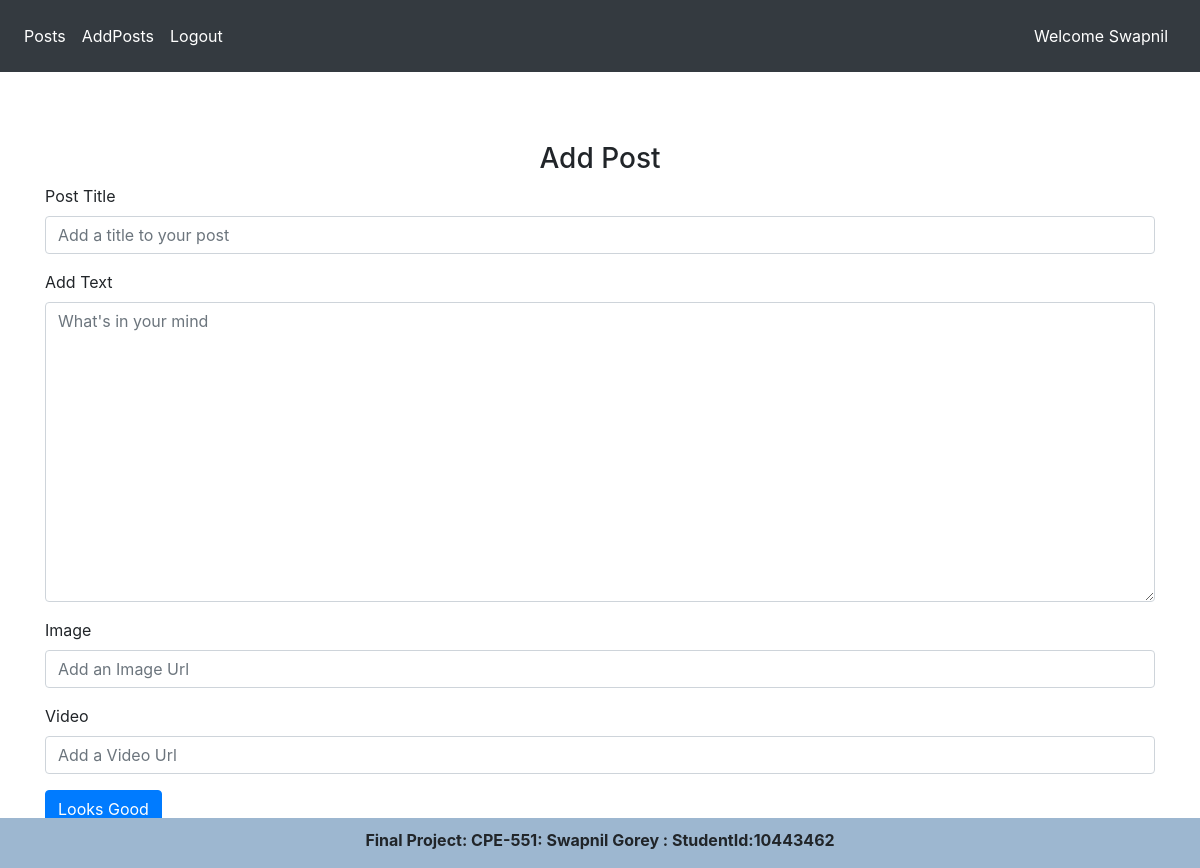
Page /editPost/1 (signed in) on the earlier database version.
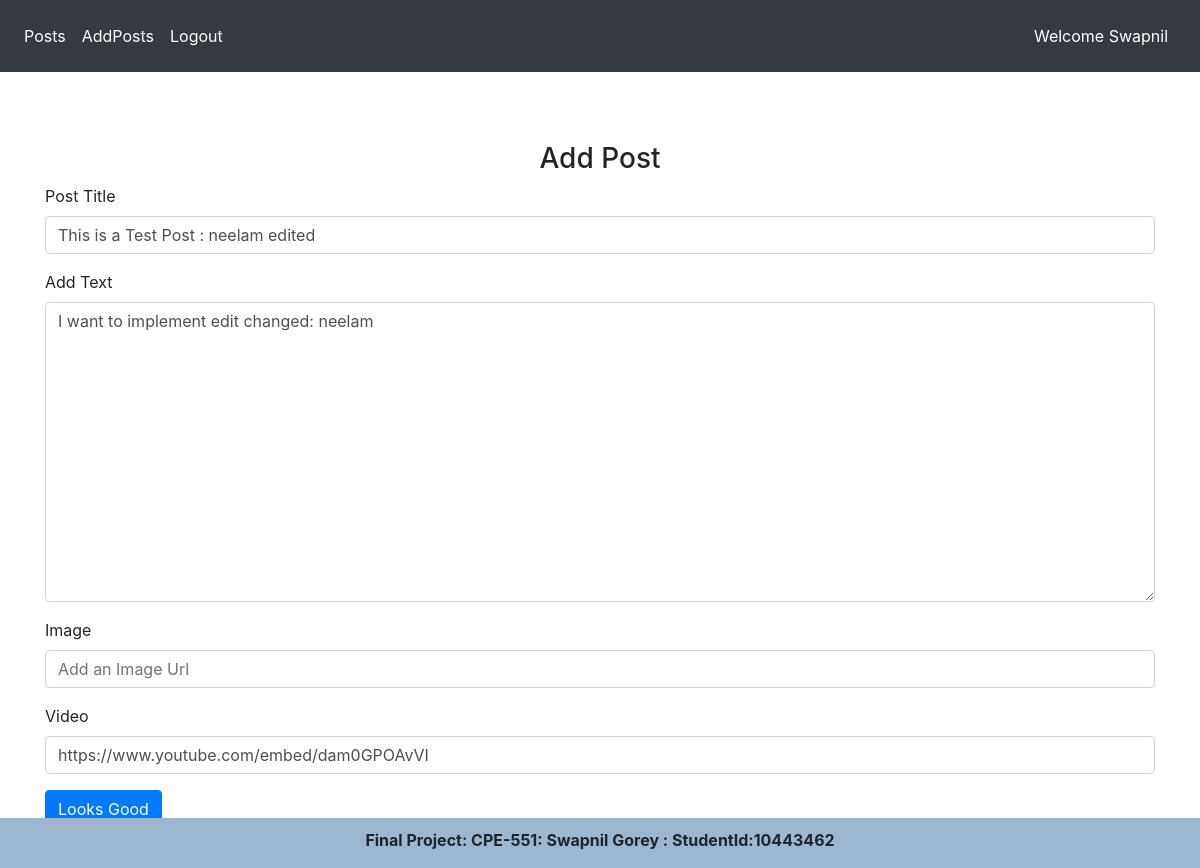
Same page on the later database version.
### public/models.py (models this page shows)
class User(db.Model,UserMixin):
    id=db.Column(db.Integer,primary_key=True)
    email=db.Column(db.String(200),unique=True)
    username = db.Column(db.String(200), unique=True)
    firstName=db.Column(db.String(200))
    lastName=db.Column(db.String(200))
    password=db.Column(db.String(200))
    posts=db.relationship('Post')

class Post(db.Model,UserMixin):
    id = db.Column(db.Integer, primary_key=True)
    postTitle = db.Column(db.String(1000))
    postData = db.Column(db.String(100000))
    date=db.Column(db.DateTime(timezone=True),default=func.now())
    imgurl=db.Column(db.String(200))
    videourl = db.Column(db.String(200))
    user_id=db.Column(db.Integer,db.ForeignKey('user.id'))

### public/view.py (the view, shortened to what this page needs)
@pages.route('/editPost/<int:post_id>',methods=['GET','POST'])
@login_required
def editPost(post_id):
    post = Post.query.filter_by(id=post_id).first()
    if request.method=='GET':
        print (post_id)
        return render_template("editPost.html", user=current_user, post=post)

### public/__init__.py (called while the page is built)
def createApp():
    app = Flask(__name__)
    app.secret_key="asdfgh"
    app.config['SECRET KEY'] = "MyFinalProject"
    app.config['SQLALCHEMY_DATABASE_URI']=f'sqlite:///{databaseName}'
    db.init_app(app)
    from .view import pages
    from .auth import auth
    app.register_blueprint(pages,url_prefix='/')
    app.register_blueprint(auth, url_prefix='/')
    from . models import User
    createDB(app)
    login_manager = LoginManager()
    login_manager.login_view = 'auth.login'
    login_manager.init_app(app)
    @login_manager.user_loader
    def load_user(id):
        return User.query.get(id)
    return app

### public/templates/editPost.html (shortened to what this page needs)
{% extends "main.html"%}
{% block pageContent %}
<form method="POST">
    <h3 align="center" style="margin-top: 70px">Add Post</h3>
    <div class="form-group">
        <label for="title">Post Title</label>
        <input type="text" id="title" class="form-control" name="title" placeholder="Add a title to your post" value="{{post.postTitle}}">
    </div>
    <div class="form-group">
        <label for="postText">Add Text</label>
        <textarea name="postText" id="postText" class="form-control" placeholder="What's in your mind" style="height:300px !important">{{post.postData}}</textarea>
    </div>
    <div class="form-group">
        <label for="img">Image</label>
        <input type="text" id="img" class="form-control" name="img" placeholder="Add an Image Url" value="{{post.imgurl}}" >
    </div>
    <div class="form-group">
        <label for="video">Video</label>
        <input type="text" id="video" class="form-control" name="video" placeholder="Add a Video Url" value="{{post.videourl}}">
    </div>
    <div>
      <button type="submit" class="btn btn-primary">Looks Good</button>
    </div>
</form>
{% endblock %}

### public/templates/main.html (shortened to what this page needs)
<!DOCTYPE html>
<html lang="en">
<head>
    <link rel="stylesheet" href="https://cdn.jsdelivr.net/npm/bootstrap@4.6.0/dist/css/bootstrap.min.css">
    <link rel="stylesheet" href="https://cdn.jsdelivr.net/npm/@fortawesome/fontawesome-free@5.15.3/css/fontawesome.min.css">
</head>
<body>
<nav class="navbar navbar-expand-lg navbar-dark bg-dark">
    <div class="collapse navbar-collapse" id="navbar">
        <ul class="navbar-nav mr-auto ">
            {% if user.is_authenticated %}
            <li class="nav-item active">
                <a class="nav-link" href="/">Posts</a>
            </li>
            <li class="nav-item active">
                <a class=" nav-link" href="/addPost">AddPosts</a>
            </li>
            <li class="nav-item active">
                <a class="nav-item nav-link" href="/logout">Logout</a>
            </li>
        </ul>
            <span class="navbar-text">
                <a class="nav-link"  href="#">Welcome {{user.firstName}}</a>
            </span>
            {% endif %}
    </div>
</nav>
<div class="container" style="position:relative; margin-bottom:2.5rem">
   {% block pageContent %}{% endblock %}
</div>
</body>
<footer style="background:#9db7d0; font-weight:bold; position:fixed; bottom:0px; width: 100%;  text-align: center;padding-top: 10px">
    <p>Final Project: CPE-551: Swapnil Gorey : StudentId:10443462</p>
</footer>
</html>

### public/templates/main.html (style rules this page uses)
body { background-image: url("https://cdn.pixabay.com/photo/2017/12/31/15/39/marine-3052592_1280.jpg"); background-repeat: no-repeat; background-attachment: fixed; background-size: cover; }

Differences in the rows shown:
added Post: title "This is a Test Post : neelam edited", postText "I want to implement edit changed: neelam", video "https://www.youtube.com/embed/dam0GPOAvVI"
